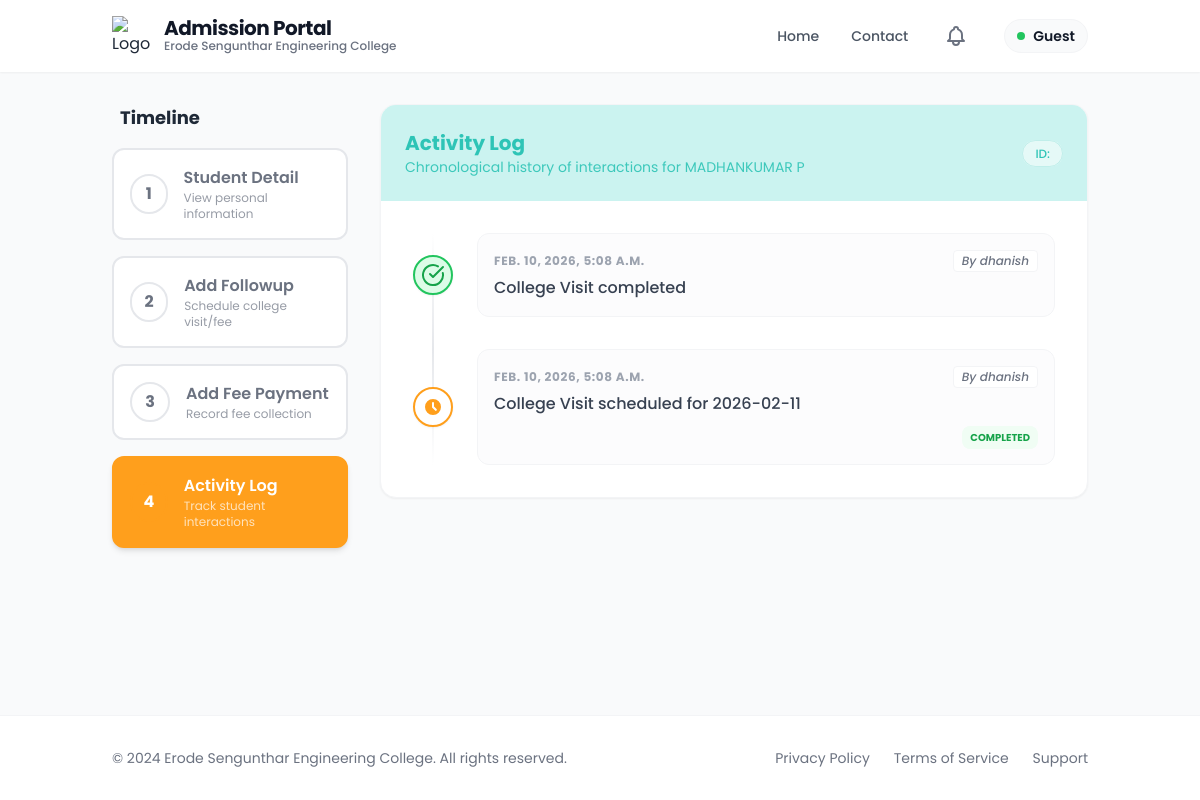
The page /activities/1000/ on the database as committed earlier.
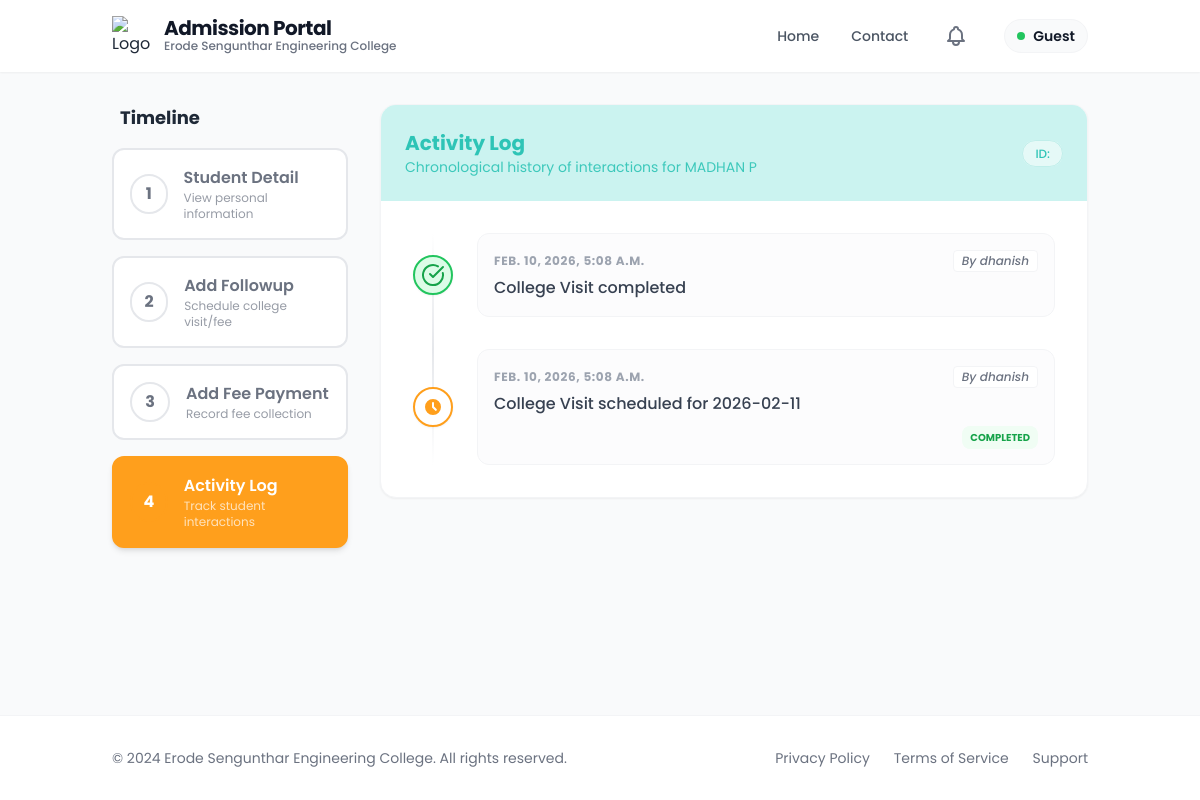
The same page on the database as committed later.
### app/models.py (models this page shows, shortened)
class Admission(models.Model):
    ADMISSION_STATUS_CHOICES = (
        ('enquired', 'Enquired'),
        ('admitted', 'Admitted'),
        ('discontinued', 'Discontinued'),
        ('left', 'Left'),
    )
    admission_status = models.CharField(max_length=20, choices=ADMISSION_STATUS_CHOICES, default='enquired')
    application_number = models.CharField(max_length=100, blank=True, null=True)
    application_date = models.DateField(blank=True, null=True)
    admission_date = models.DateField(blank=True, null=True)
    allotment_number = models.CharField(max_length=100, blank=True, null=True)
    portal_status = models.CharField(max_length=50, blank=True, null=True)
    quota = models.CharField(max_length=50, blank=True, null=True)
    roll_number = models.CharField(max_length=100, blank=True, null=True)
    unique_id = models.CharField(max_length=100, blank=True, null=True)
    umis_number = models.CharField(max_length=100, blank=True, null=True)
    level = models.CharField(max_length=10, blank=True, null=True)
    course = models.CharField(max_length=100, blank=True, null=True)
    branch = models.CharField(max_length=100, blank=True, null=True)
    department_preferences = models.JSONField(default=dict, blank=True, null=True)
    pg_dept = models.CharField(max_length=255, blank=True, null=True)
    is_fg = models.BooleanField(default=False, blank=True, null=True)
    fg_number = models.CharField(max_length=100, blank=True, null=True)
    pmss = models.BooleanField(default=False, blank=True, null=True)
    seven_five = models.BooleanField(default=False, blank=True, null=True)
    student_name = models.CharField(max_length=255, blank=True, null=True)
    dob = models.DateField(blank=True, null=True)
    gender = models.CharField(max_length=10, blank=True, null=True)
    community = models.CharField(max_length=50, blank=True, null=True)
    caste = models.CharField(max_length=100, blank=True, null=True)
    region = models.CharField(max_length=100, blank=True, null=True)
    aadhaar_number = models.CharField(max_length=12, blank=True, null=True)
    father_name = models.CharField(max_length=255, blank=True, null=True)
    mother_name = models.CharField(max_length=255, blank=True, null=True)
    guardian_name = models.CharField(max_length=255, blank=True, null=True)
    father_mobile = models.CharField(max_length=15, blank=True, null=True)
    mother_mobile = models.CharField(max_length=15, blank=True, null=True)
    guardian_mobile = models.CharField(max_length=15, blank=True, null=True)
    email = models.EmailField(blank=True, null=True)
    student_mobile = models.CharField(max_length=15, blank=True, null=True)
    address = models.TextField(blank=True, null=True)
    pincode = models.CharField(max_length=10, blank=True, null=True)
    district = models.CharField(max_length=100, blank=True, null=True)
    state = models.CharField(max_length=100, blank=True, null=True)
    country = models.CharField(max_length=100, blank=True, null=True)
    qualification = models.CharField(max_length=10, blank=True, null=True)
    tenth_total = models.CharField(max_length=50, blank=True, null=True)
    tenth_percentage = models.CharField(max_length=50, blank=True, null=True)
    twelfth_total = models.CharField(max_length=50, blank=True, null=True)
    twelfth_percentage = models.CharField(max_length=50, blank=True, null=True)
    twelfth_major = models.CharField(max_length=255, blank=True, null=True)
    twelth_reg_no = models.CharField(max_length=50, blank=True, null=True)
    maths_marks = models.DecimalField(max_digits=5, decimal_places=2, blank=True, null=True)
    physics_marks = models.DecimalField(max_digits=5, decimal_places=2, blank=True, null=True)
    chemistry_marks = models.DecimalField(max_digits=5, decimal_places=2, blank=True, null=True)
    cutoff_marks = models.DecimalField(max_digits=5, decimal_places=2, blank=True, null=True)
    diploma_total = models.CharField(max_length=50, blank=True, null=True)
    diploma_percentage = models.CharField(max_length=50, blank=True, null=True)
    diploma_major = models.CharField(max_length=255, blank=True, null=True)
    board = models.CharField(max_length=50, blank=True, null=True)
    year_passing = models.IntegerField(blank=True, null=True)
    medium = models.CharField(max_length=50, blank=True, null=True)
    last_school = models.CharField(max_length=255, blank=True, null=True)
    vocational_stream = models.CharField(max_length=255, blank=True, null=True)
    skill_proof = models.FileField(upload_to=vocational_upload_path, blank=True, null=True)
    college_fee = models.DecimalField(max_digits=10, decimal_places=2, blank=True, null=True)
    hostel_fee = models.DecimalField(max_digits=10, decimal_places=2, blank=True, null=True)
    bus_fee = models.DecimalField(max_digits=10, decimal_places=2, blank=True, null=True)
    other_fee = models.DecimalField(max_digits=10, decimal_places=2, blank=True, null=True)
    paid_fee = models.DecimalField(max_digits=10, decimal_places=2, blank=True, null=True)
    concession_amount = models.DecimalField(max_digits=10, decimal_places=2, blank=True, null=True)
    unpaid_fee = models.DecimalField(max_digits=10, decimal_places=2, blank=True, null=True)
    transaction_id = models.CharField(max_length=50, blank=True, null=True)
    transaction_date = models.DateTimeField(blank=True, null=True)
    had_paid = models.BooleanField(default=False, blank=True, null=True)
    facility_type = models.CharField(max_length=20, blank=True, null=True)
    hostel_name = models.CharField(max_length=100, blank=True, null=True)
    boarding_point = models.CharField(max_length=100, blank=True, null=True)
    bus_needed = models.CharField(max_length=10, blank=True, null=True)
    bus_route = models.CharField(max_length=255, blank=True, null=True)
    hostel_needed = models.CharField(max_length=10, blank=True, null=True)
    hostel_type = models.CharField(max_length=100, blank=True, null=True)
    room_type = models.CharField(max_length=100, blank=True, null=True)
    mess_type = models.CharField(max_length=100, blank=True, null=True)
    hostel_fee_amount = models.DecimalField(max_digits=10, decimal_places=2, blank=True, null=True)
    account_holder_name = models.CharField(max_length=255, blank=True, null=True)
    account_number = models.CharField(max_length=30, blank=True, null=True)
    bank_name = models.CharField(max_length=100, blank=True, null=True)
    ifsc_code = models.CharField(max_length=15, blank=True, null=True)
    bank_branch = models.CharField(max_length=100, blank=True, null=True)
    seeding_status = models.CharField(max_length=50, blank=True, null=True)
    tc = models.FileField(upload_to=certificate_upload_path, blank=True, null=True)
    community_cert = models.FileField(upload_to=certificate_upload_path, blank=True, null=True)
    aadhaar = models.FileField(upload_to=certificate_upload_path, blank=True, null=True)
    tenth_marksheet = models.FileField(upload_to=certificate_upload_path, blank=True, null=True)
    twelfth_marksheet = models.FileField(upload_to=certificate_upload_path, blank=True, null=True)
    photo = models.FileField(upload_to=photo_upload_path, blank=True, null=True)
    created_at = models.DateTimeField(auto_now_add=True)

### app/followup.py (the view)
# urls.py: path('activities/<int:pk>/', followup.student_activity_log, name='student_activity_log'),
def student_activity_log(request, pk):
    student = get_object_or_404(Admission, pk=pk)
    activities = student.activities.all().order_by('-created_at')
    return render(request, 'followup/activity_log.html', {
        'student': student,
        'admission': student,
        'activities': activities,
        'active_step': 'activity_log'
    })

### templates/followup/activity_log.html (shortened to what the changed rows need)
{% extends 'followup/new_base.html' %}
{% block content %}
<div class="flex flex-col lg:flex-row gap-8">
    <div class="lg:w-3/4">
        <div class="bg-white rounded-2xl shadow-sm border border-gray-100 overflow-hidden">
            <div class="p-6 bg-accent text-dark">
                <div class="flex justify-between items-center">
                    <div>
                        <h2 class="text-xl font-bold">Activity Log</h2>
                        <p class="text-sm opacity-90">Chronological history of interactions for {{ student.student_name }}</p>
                    </div>
                </div>
            </div>
        </div>
    </div>
</div>
{% endblock %}

Rows that differ between the two databases and show on the page:
changed Admission: student_name "MADHANKUMAR P" → "MADHAN P"
